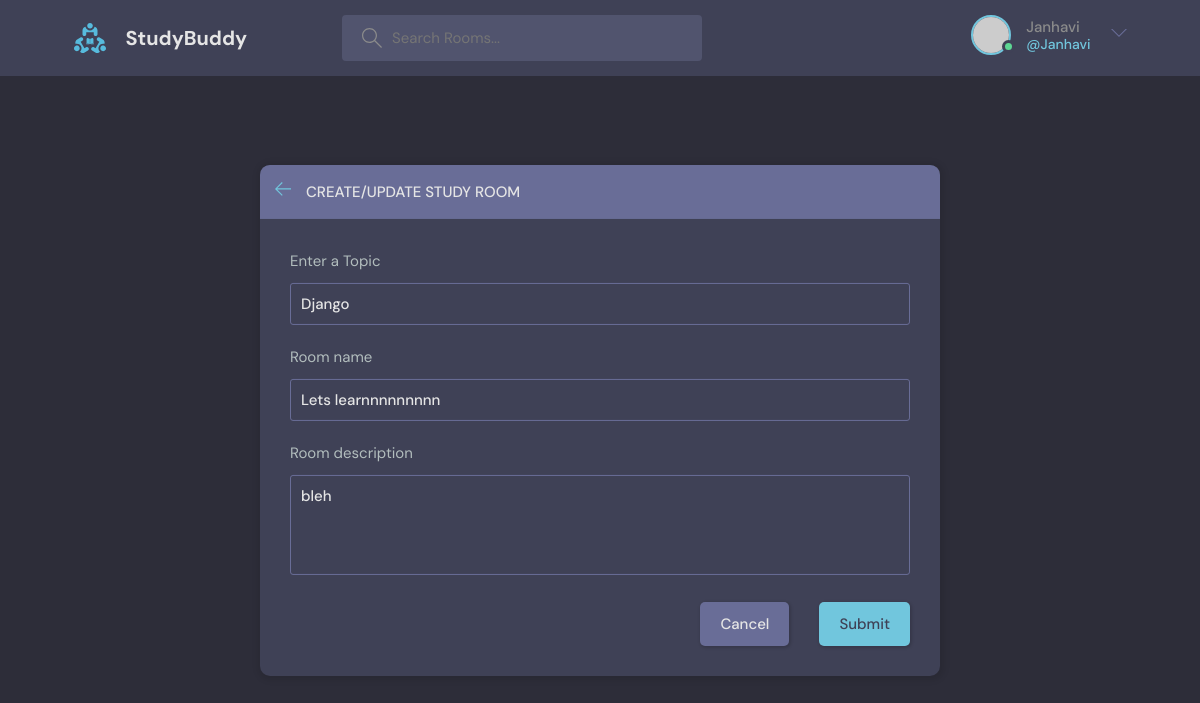
Screenshot of /update-room/3 (signed in) with the database file from the repository.
### base/models.py (models this page shows, shortened)
class Roomy(models.Model):
    host = models.ForeignKey(User,on_delete=models.SET_NULL,null=True)
    topic = models.ForeignKey(Topic,on_delete=models.SET_NULL,null=True)
    name = models.CharField(max_length=200)
    description = models.TextField(null=True,blank=True) #null field is allowed
    participants = models.ManyToManyField(User,related_name='participants',blank=True)
    updated = models.DateTimeField(auto_now=True) #takes a snapshot on everytime we save the room
    created = models.DateTimeField(auto_now_add=True) #takes snapshot when we first create the room
    class Meta:
        ordering = ['-updated','-created']

class Topic(models.Model):
    name = models.CharField(max_length=200)

### base/views.py (the view, shortened to what this page needs)
# urls.py: path('update-room/<str:p>',views.updateRoom,name="update-room"),
@login_required(login_url='login')
def updateRoom(request,p):
    room = Roomy.objects.get(id=p)
    form = RoomForm(instance=room)
    topics = Topic.objects.all()
    if request.user != room.host:
        return HttpResponse('You are not allowed!')
    context={'form':form,'topics':topics,'room':room}
    return render(request,'base/room_form.html',context)

### base/forms.py
class RoomForm(ModelForm):
    class Meta:
        model = Roomy
        fields = '__all__'
        exclude = ['host','participants']

### base/templates/base/room_form.html (shortened to what this page needs)
{% extends 'main.html' %}
{% block content %}
  <main class="create-room layout">
    <div class="container">
      <div class="layout__box">
        <div class="layout__boxHeader">
          <div class="layout__boxTitle">
            <a href="{% url 'home' %}">
              <svg version="1.1" xmlns="http://www.w3.org/2000/svg" width="32" height="32" viewBox="0 0 32 32">
                <title>arrow-left</title>
                <path
                  d="M13.723 2.286l-13.723 13.714 13.719 13.714 1.616-1.611-10.96-10.96h27.625v-2.286h-27.625l10.965-10.965-1.616-1.607z">
                </path>
              </svg>
            </a>
            <h3>Create/Update Study Room</h3>
          </div>
        </div>
        <div class="layout__body">
          <form class="form" action="" method="POST">
            <div class="form__group">
              <label for="room_topic">Enter a Topic</label>
              <input required type="text" value="{{room.topic.name}}" name="topic" list="topic-list" />
            </div>
            <div class="form__group">
              <label for="room_name">Room name</label>
              {{form.name}}
            </div>
            <div class="form__group">
              <label for="room_description">Room description</label>
              {{form.description}}
            </div>
            <div class="form__action">
              <a class="btn btn--dark" href="{% url 'home' %}">Cancel</a>
              <button class="btn btn--main" type="submit">Submit</button>
            </div>
          </form>
        </div>
      </div>
    </div>
  </main>
{% endblock %}

### templates/navbar.html (shortened to what this page needs)
{% load static %}
<header class="header header--loggedIn">
    <div class="container">
      <a href="{% url 'home' %}" class="header__logo">
        <img src="{% static 'images/logo.svg' %}" />
        <h1>StudyBuddy</h1>
      </a>
      <form class="header__search" method="GET" action="{% url 'home' %}" >
        <label>
          <input type="text" name="q" placeholder="Search Rooms..."/>
        </label>
      </form>
      <nav class="header__menu">
        {% if request.user.is_authenticated %}
        <div class="header__user">
          <a href="profile.html">
            <div class="avatar avatar--medium active">
              <img src="https://randomuser.me/api/portraits/men/37.jpg" />
            </div>
            <p>{{request.user.username}} <span>@{{request.user.username}}</span></p>
          </a>
          <button class="dropdown-button">
            <svg version="1.1" xmlns="http://www.w3.org/2000/svg" width="32" height="32" viewBox="0 0 32 32">
              <title>chevron-down</title>
              <path d="M16 21l-13-13h-3l16 16 16-16h-3l-13 13z"></path>
            </svg>
          </button>
        </div>
        {% else %}
        <a href="{% url 'login' %}">
          <img src="{% static 'images/avatar.svg' %}" />
          <p>Login</p>
        </a>
        {% endif %}
      </nav>
    </div>
  </header>

### rows the page displays
Roomy: topic "Django", name "Lets learnnnnnnnnn", description "bleh"

### other values shown
{{ request.user.username }} "Janhavi"
